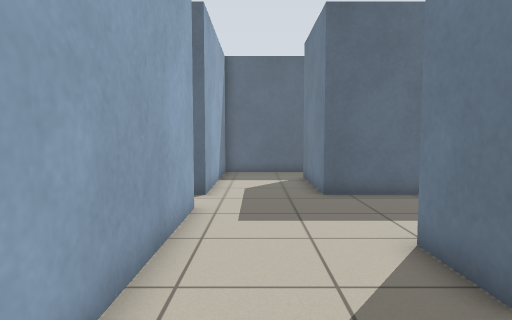
[1] (above)

20 first-person views from a walk through a robot-simulator world made for Stage. The camera is 0.93 m above the floor, tilts 4° down and sees 75° across. The lines on the ground mark 1 m squares. The floor is counted in squares, 0.5 m on a side. Each view is taken from the middle of a square. On the plan, view 1 faces up. The plan holds only what a view shows up to about 17 squares ahead; the rest is blank. The robots in the file are not drawn.

[2]
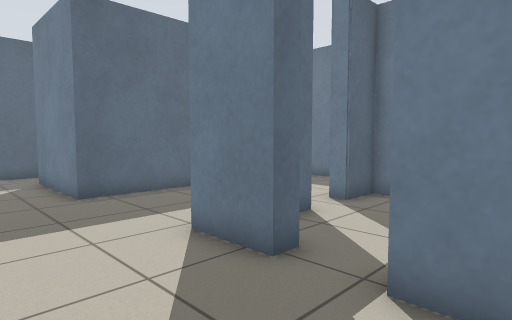

[3]
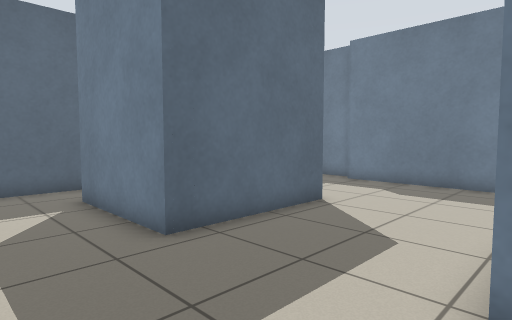

[4]
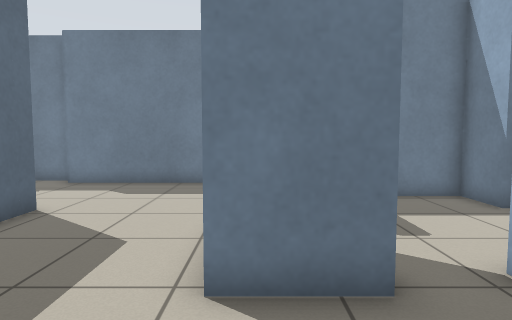

[5]
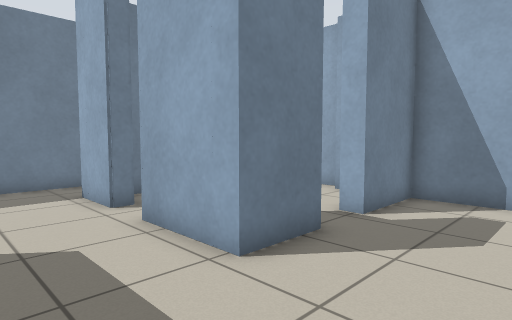

[6]
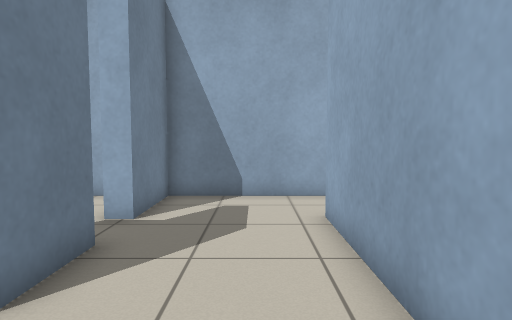

[7]
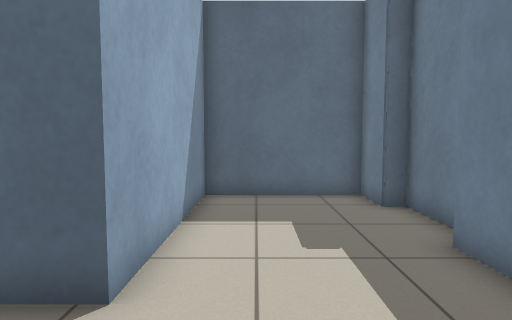

[8]
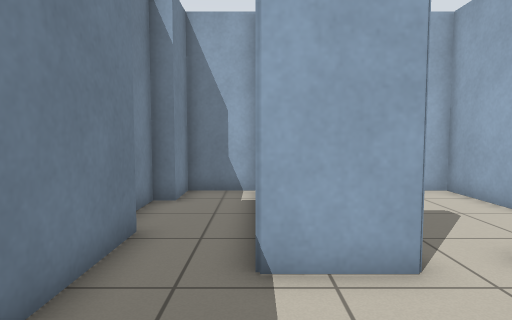

[9]
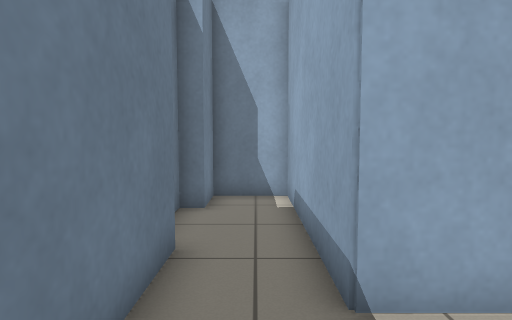

[10]
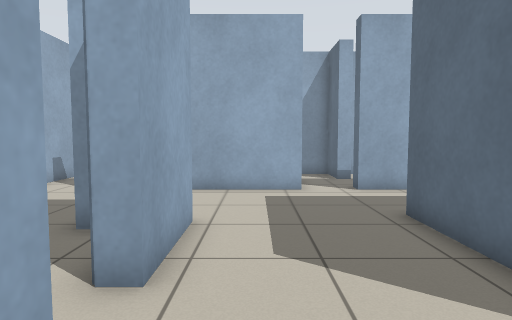

[11]
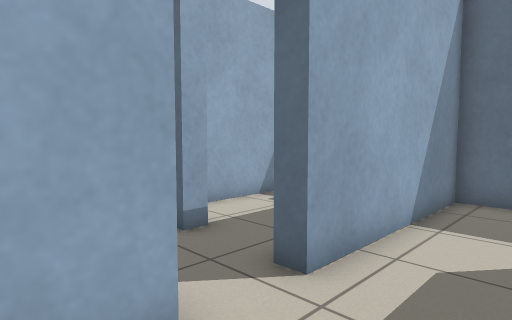

[12]
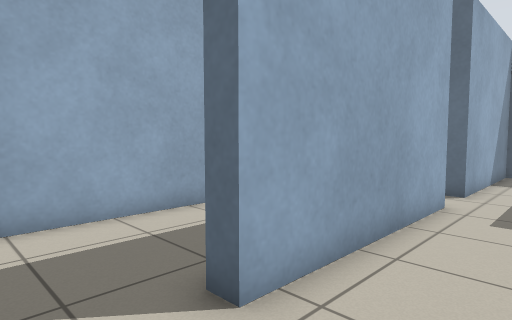

[13]
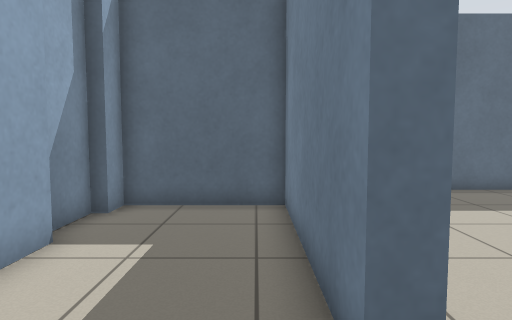

[14]
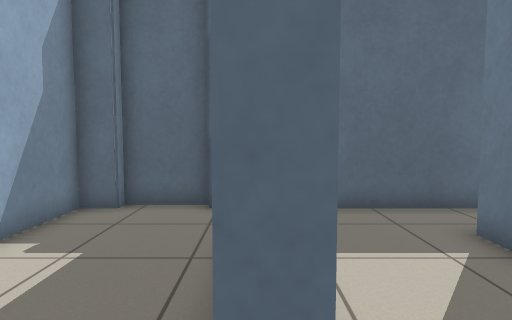

[15]
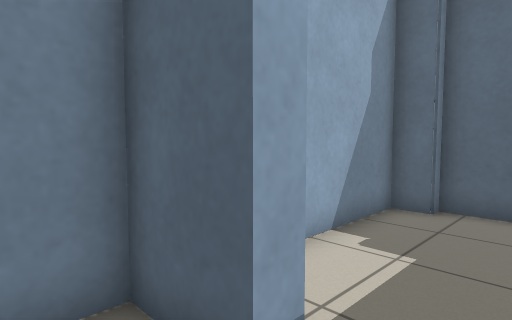

[16]
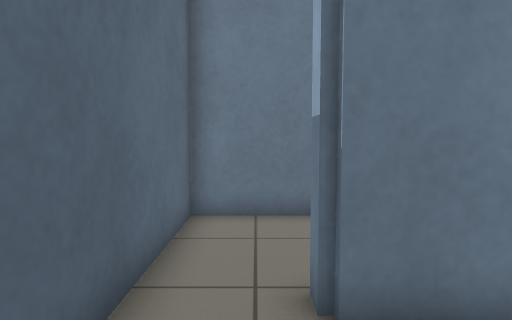

[17]
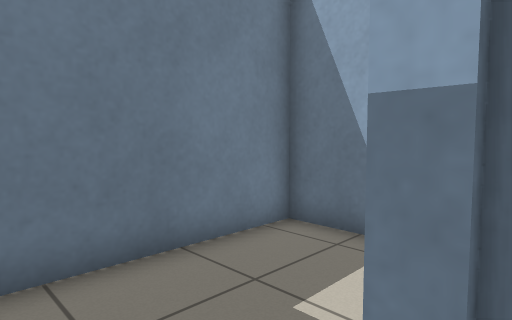

[18]
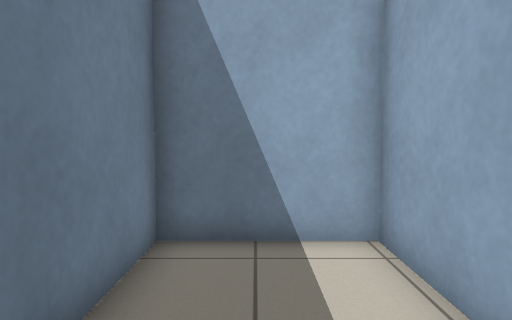

[19]
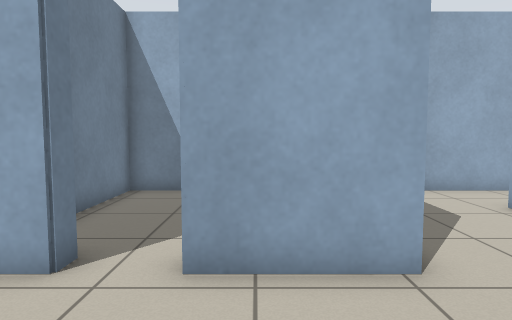

[20]
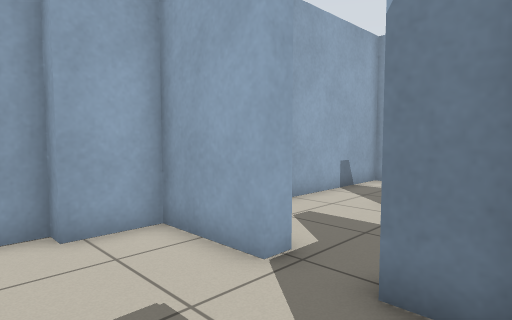

### Floor plan
Ten units are one square. View 1 is at (0, 0); x grows to the right and y downward. Boxes are objects, and circles mark ways between rooms. Rooms are numbered by the first view taken in them; rooms with no view inside come last. Other rooms are left out.
<svg viewBox="-75 -185 210 210">
<path fill="none" stroke="#000" d="M34 -46 34 -34 28 -34 28 -56 60 -56 60 -49 54 -49M93 -39 93 -49 77 -49 77 -56 100 -56 100 14 123 14 123 -4 130 -4 130 -19M123 -35 123 -126M-16 -86 -16 -14M75 14 93 14 93 -21M54 20 64 20M130 -129 130 -157 123 -157 123 -175 74 -175 74 -106 22 -106 22 -154 29 -154M36 -175 -16 -175 -16 -106M-14 14 28 14 28 -16 34 -16 34 14 54 14M-16 -14 -22 -14 -22 -79 -66 -79 -66 -70M-66 -49 -66 14 -14 14M-70 -70 -70 -54M-46 -112 -46 -106 -66 -106 -66 -92M-16 -106 -22 -106M28 -144 28 -112 68 -112 68 -175 36 -175M-56 -175 -66 -175 -66 -118M-32 -180 -56 -180"/>
<circle cx="-20" cy="0" r="3" fill="#2a7"/>
<circle cx="-20" cy="-95" r="3" fill="#2a7"/>
<circle cx="25" cy="-165" r="3" fill="#2a7"/>
<circle cx="-35" cy="-110" r="3" fill="#2a7"/>
<text x="60" y="-70">1</text>
<text x="-40" y="-30">2</text>
<text x="-40" y="-100">3</text>
<text x="50" y="-150">4</text>
<text x="-50" y="-150">5</text>
</svg>
Room 1 opens to room 2. Room 1 opens to room 3. Room 1 opens to room 4. Room 3 opens to room 5.

Where each view was taken, in squares from view 1:
view 1: 0 up, 0 right, facing up
view 2: 0 up, 1 left, facing up-right
view 3: 5 up, 1 left, facing up-right
view 4: 5 up, 1 left, facing right
view 5: 9 up, 1 left, facing down-right
view 6: 9 up, 0 right, facing down
view 7: 7 up, 9 right, facing up
view 8: 10 up, 10 right, facing down
view 9: 9 up, 11 right, facing down
view 10: 7 up, 10 right, facing left
view 11: 7 up, 1 right, facing up-left
view 12: 1 down, 1 right, facing up-left
view 13: 1 down, 3 left, facing up
view 14: 9 up, 2 left, facing up
view 15: 9 up, 3 left, facing up-left
view 16: 16 up, 1 left, facing right
view 17: 17 up, 2 right, facing down-right
view 18: 17 up, 5 right, facing down
view 19: 10 up, 5 right, facing down
view 20: 5 up, 7 right, facing down-left
